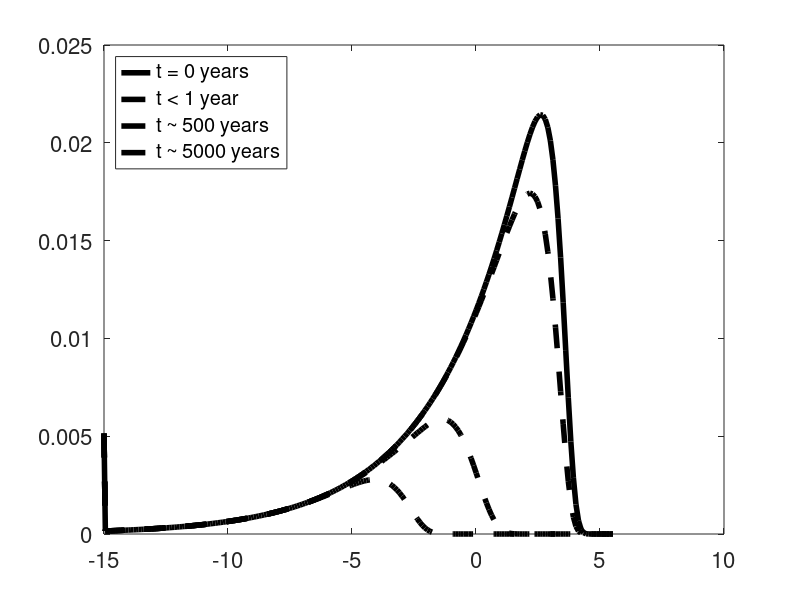
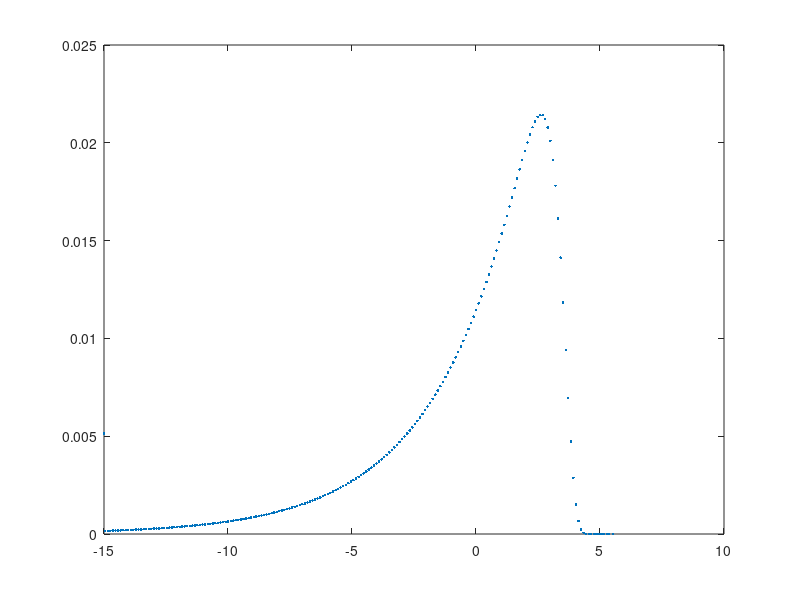
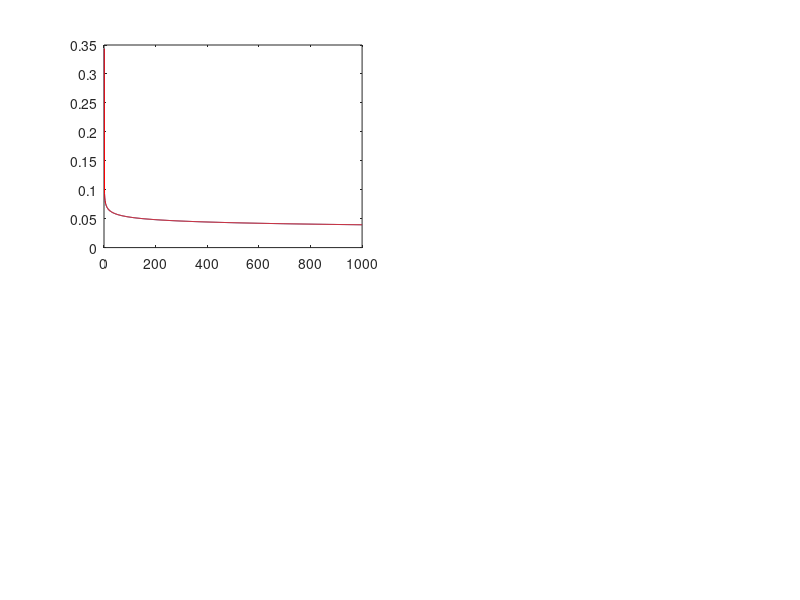
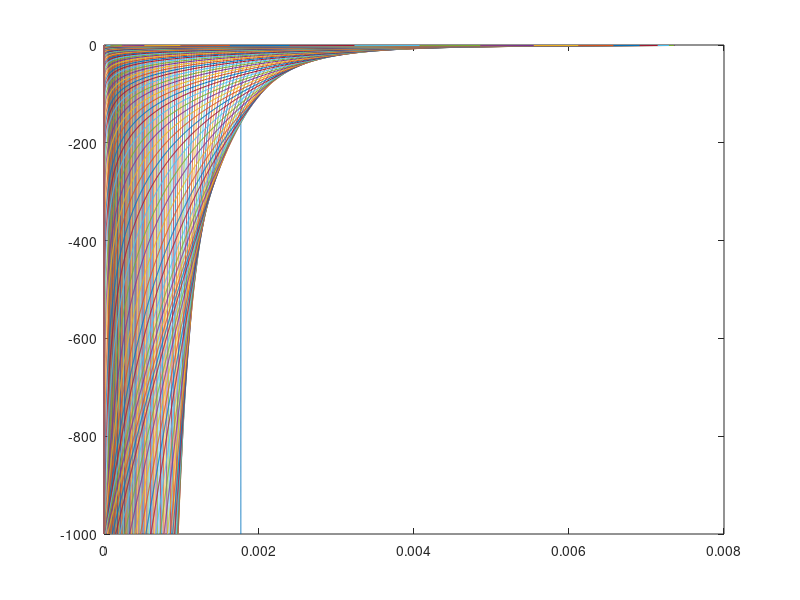

MATLAB code to generate these figures, in order:
clear all 
close all

%__________________________________________________________________________
% RCM parameters that describe OM distribution
% high nu, low a high reactivity, low nu, high a low reactivity
%__________________________________________________________________________
nu=0.125; % deep sea 10.0; fresh 0.125
a=3e-4; % fresh 3e-4, unreactive 1e4
nG=200;  % define size of multiG model- e.g. 200G
emin=-15;% reactivity range lower boundary kmin=10^emin
emax=-log10(a)+2;% reactivity range upper boundary kmin=10^emax


%__________________________________________________________________________
%site specific environmental parameters
%__________________________________________________________________________

POC0=0.3437; 
w0=4.1141e-04;  
db0=0.5900; % bioturb
beta=0.5e-5;
por0=0.45;
zbio=10; 

%__________________________________________________________________________
%calculate ki and Fi for nG-G model
%__________________________________________________________________________

k(1)= 10^(emin);
kk(1)=10^(emin);
F(1) = gammainc(a*10^emin,nu,'lower');
kk(nG)=10^(emax);
k(nG)=10^(emax);
F(nG) = gammainc(a*10^emax,nu,'upper');
%k(nG+1)= 10^emax;
%F(nG+1)= gammainc(a*10^10000,nu,'upper')-gammainc(a*10^emax,nu,'upper');


                for i=2:nG-1
                    ne=emin+(i-1)*(emax-emin)/(nG-1);
                    kk(i)=10^ne;
                    G_inc_0 = gammainc(a*kk(i-1),nu,'upper');
                    G_inc_1 = gammainc(a*kk(i),nu,'upper');
                    F(i) = (G_inc_0 - G_inc_1);
                    k(i)=kk(i-1)+(kk(i)-kk(i-1))/2;
                end 
                
                
figure                
plot(log10(k), F, '.')

aaa=sum(F) %check sum


%__________________________________________________________________________
%Check analytical solution vs rcm solution t-dependent
%__________________________________________________________________________

for tt=1:1000
    t=(tt-1)*10;
 for i=1:nG
    POC_t(tt,i)=F(i)*POC0*exp(-k(i)*t);
 end
 POC_rcm(tt)=POC0*(a/(a+t))^nu;
 sPOC_t(tt)=sum(POC_t(tt,:));
 diff_POC(tt)=(POC_rcm(tt)-sPOC_t(tt))/POC_rcm(tt);
end

figure
subplot(2,2,1)
plot(sPOC_t)
hold on
plot(POC_rcm, 'r')
hold off

%subplot(2,2,2)
%plot(diff_POC)

%__________________________________________________________________________
%Calculate example depth profiles
%__________________________________________________________________________

for x=1:1000
    z=(x-1)/100;
    for i=1:nG
         aa = (w0-(w0^2+4*db0*k(i))^(1/2))/(2*db0);
         bb = (w0+(w0^2+4*db0*k(i))^(1/2))/(2*db0);
         
         
         B = (exp(aa*zbio)*POC0*aa*F(i))/(-exp(aa*zbio)*aa+exp(bb*zbio)*bb);
         A = (F(i)*POC0)-B;
         
        POC(x,i)=A*exp(aa*z) + B*exp(bb*z);
        FF(x,i)=POC(x,i)/POC0;
          
    end
    
% 1G 
%__________________________________________________________________________
%      kk=nu/a;
%      aa = (w0-(w0^2+4*db0*kk)^(1/2))/(2*db0);
%      bb = (w0+(w0^2+4*db0*kk)^(1/2))/(2*db0);
%           
%      AA = -(POC0*exp(bb*z)*bb)/(exp(aa*z)*aa-exp(bb*z)*bb);
%      BB = (exp(aa*z)*POC0*aa)/(exp(aa*z)*aa-exp(bb*z)*bb);
%      
%      POC_1G(x)=AA*exp(aa*z) + BB*exp(bb*z);


% % RCM
% %__________________________________________________________________________
% 
%     depth=z;
%     agercm=depth/w0;%(depth+1/beta*por0*(exp(-beta*depth)-1))/(w0*(1-por0));
%     POCrcm(x)=POC0*(a/(a+agercm))^nu;
%     
POC(isnan(POC))=0;
sPOC(x)=sum(POC(x,:));
%     
% %test age  
% 
% agetest(x)=-a*(exp(log(sPOC(x)/POC0)/nu)-1)/exp(log(sPOC(x)/POC0)/nu);
% agelinear(x)=z/w0;
% POCrcmtest(x)=POC0*(a/(a+agetest(x)))^nu;
    
end



figure
plot(POC(1:1000,1:nG), -(1:1000))

figure
plot(sPOC(1:1000),-(1:1000), 'k-')
hold on
% plot(POCrcm,-(1:1000), 'r-')
% plot(POCrcmtest,-(1:1000), 'g-')
hold off

set(0,'defaultLineLineWidth', 4)
set(0,'DefaultAxesFontSize',16)

figure
plot(log10(k), F, 'k')
hold on
plot(log10(k), FF(2,:), 'k--')
%plot(log10(k), FF(6,:), 'k--')
plot(log10(k), FF(100,:), 'k--')
plot(log10(k), FF(1000,:), 'k--')
hleg=legend('t = 0 years','t < 1 year','t ~ 500 years','t ~ 5000 years')
set(hleg,'Location','NorthWest');
hold off

print('-depsc', 'OM_degradation_rate_distribution_400m_0908');

% figure
% plot(agetest)
% hold on
% %plot(agelinear, 'r')
% hold off






